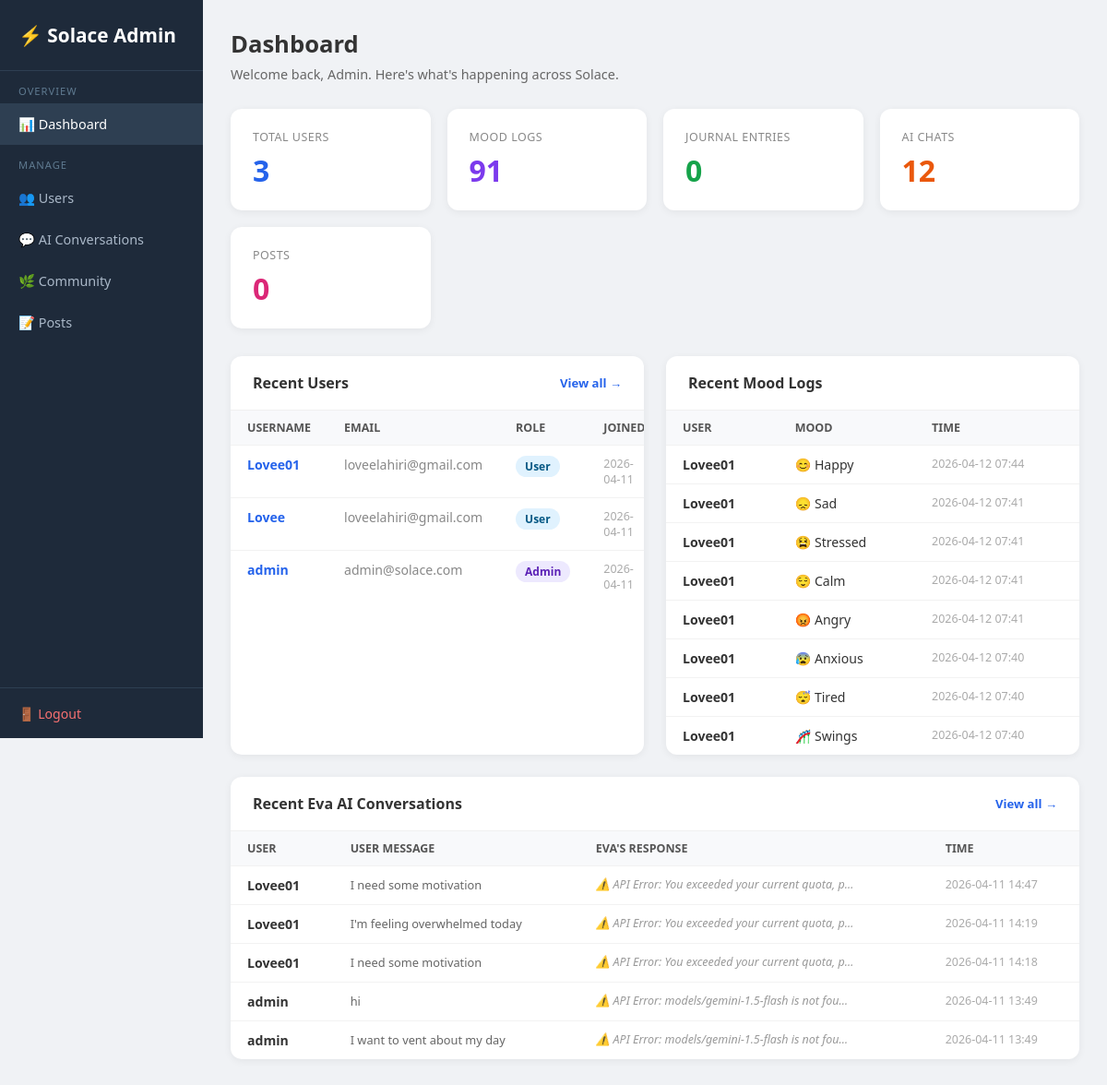
Page /admin (signed in) on the earlier database version.
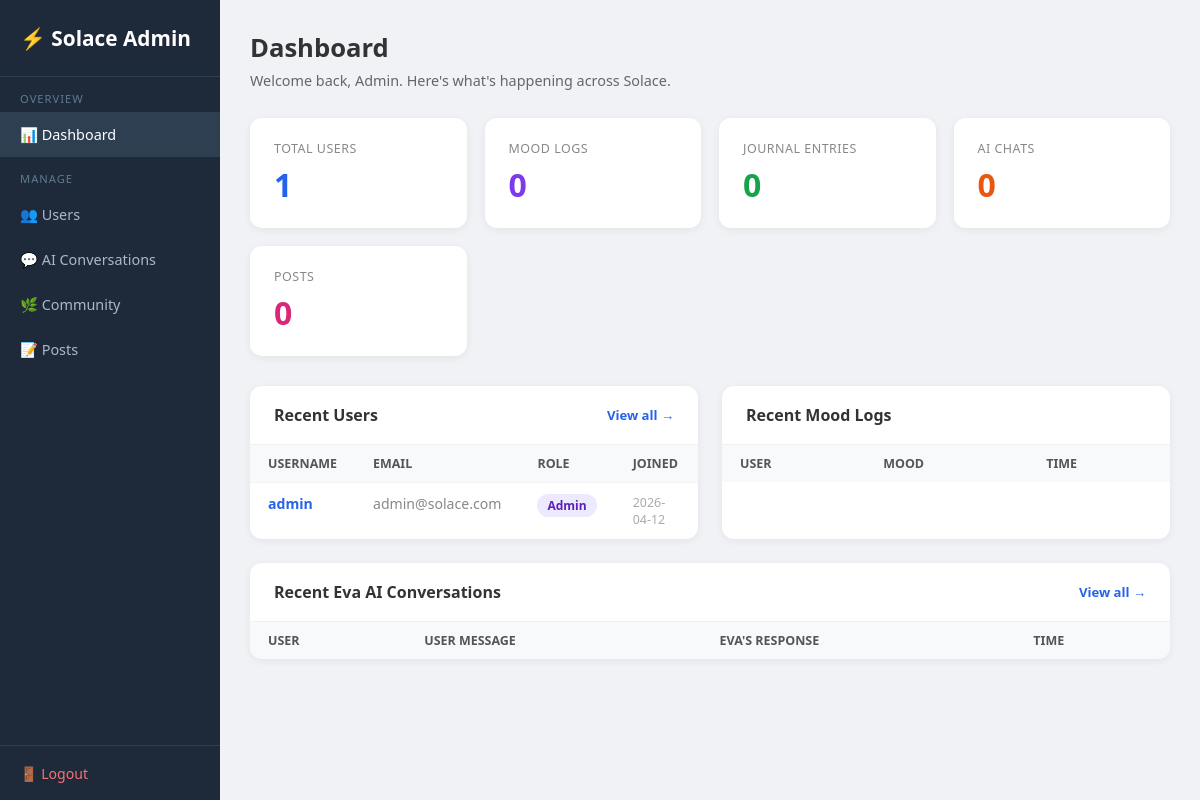
Same page on the later database version.
### tables this page shows
CREATE TABLE users (
                id         INTEGER PRIMARY KEY AUTOINCREMENT,
                username   TEXT UNIQUE NOT NULL,
                email      TEXT NOT NULL,
                password   TEXT NOT NULL,
                is_admin   INTEGER DEFAULT 0,
                created_at DATETIME DEFAULT CURRENT_TIMESTAMP
            );

CREATE TABLE mood_logs (
                id        INTEGER PRIMARY KEY AUTOINCREMENT,
                user_id   INTEGER NOT NULL REFERENCES users(id),
                mood      TEXT NOT NULL,
                timestamp DATETIME DEFAULT CURRENT_TIMESTAMP
            );

CREATE TABLE chat_history (
                id           INTEGER PRIMARY KEY AUTOINCREMENT,
                session_id   TEXT,
                user_id      INTEGER REFERENCES users(id),
                user_message TEXT,
                ai_response  TEXT,
                timestamp    DATETIME DEFAULT CURRENT_TIMESTAMP
            );

### app.py (the view)
@app.route("/admin")
@admin_required
def admin_dashboard() -> Any:
    with get_db() as conn:
        total_users   = conn.execute("SELECT COUNT(*) FROM users").fetchone()[0]
        total_moods   = conn.execute("SELECT COUNT(*) FROM mood_logs").fetchone()[0]
        total_journals= conn.execute("SELECT COUNT(*) FROM journals").fetchone()[0]
        total_chats   = conn.execute("SELECT COUNT(*) FROM chat_history").fetchone()[0]
        total_posts   = conn.execute("SELECT COUNT(*) FROM posts").fetchone()[0]
        recent_users = conn.execute(
            "SELECT id, username, email, is_admin, created_at FROM users ORDER BY created_at DESC LIMIT 5"
        ).fetchall()
        recent_moods = conn.execute("""
            SELECT u.username, ml.mood, ml.timestamp
            FROM mood_logs ml JOIN users u ON ml.user_id=u.id
            ORDER BY ml.timestamp DESC LIMIT 8
        """).fetchall()
        recent_chats = conn.execute("""
            SELECT u.username, ch.user_message, ch.ai_response, ch.timestamp
            FROM chat_history ch JOIN users u ON ch.user_id=u.id
            ORDER BY ch.timestamp DESC LIMIT 5
        """).fetchall()
    return render_template(
        "admin/dashboard.html",
        total_users=total_users, total_moods=total_moods,
        total_journals=total_journals, total_chats=total_chats,
        total_posts=total_posts,
        recent_users=recent_users, recent_moods=recent_moods,
        recent_chats=recent_chats,
    )

### app.py (called while the page is built)
def get_db() -> sqlite3.Connection:
    conn = sqlite3.connect("database.db")
    conn.row_factory = sqlite3.Row
    return conn

def admin_required(f: Any) -> Any:
    @wraps(f)
    def dec(*args: Any, **kwargs: Any) -> Any:
        if "user_id" not in session or not session.get("is_admin"):
            flash("Admin access required.")
            return redirect(url_for("login_page"))
        return f(*args, **kwargs)
    return dec

### templates/admin/dashboard.html (shortened to what this page needs)
<!DOCTYPE html>
<html lang="en">
<head>
</head>
<body>
<div class="sidebar">
  <div class="logo">⚡ Solace Admin</div>
  <nav>
    <div class="sl">Overview</div>
    <a href="/admin" class="active">📊 Dashboard</a>
    <div class="sl">Manage</div>
    <a href="/admin/users">👥 Users</a>
    <a href="/admin/chats">💬 AI Conversations</a>
    <a href="/admin/community">🌿 Community</a>
    <a href="/admin/posts">📝 Posts</a>
  </nav>
  <div class="bot"><a href="/logout">🚪 Logout</a></div>
</div>
<div class="main">
  <div class="page-title">Dashboard</div>
  <div class="page-sub">Welcome back, Admin. Here's what's happening across Solace.</div>
  <div class="stats">
    <div class="stat-card blue"><div class="label">Total Users</div><div class="value">{{ total_users }}</div></div>
    <div class="stat-card purple"><div class="label">Mood Logs</div><div class="value">{{ total_moods }}</div></div>
    <div class="stat-card green"><div class="label">Journal Entries</div><div class="value">{{ total_journals }}</div></div>
    <div class="stat-card orange"><div class="label">AI Chats</div><div class="value">{{ total_chats }}</div></div>
    <div class="stat-card pink"><div class="label">Posts</div><div class="value">{{ total_posts }}</div></div>
  </div>
  <div class="grid2">
    <div class="card">
      <div class="card-header">Recent Users <a href="/admin/users">View all →</a></div>
      <table>
        <thead><tr><th>Username</th><th>Email</th><th>Role</th><th>Joined</th></tr></thead>
        <tbody>
          {% for u in recent_users %}
          <tr>
            <td><a href="/admin/users/{{ u.id }}" style="color:#2563eb;text-decoration:none;font-weight:600">{{ u.username }}</a></td>
            <td style="color:#888">{{ u.email }}</td>
            <td><span class="badge {{ 'admin' if u.is_admin else 'user' }}">{{ 'Admin' if u.is_admin else 'User' }}</span></td>
            <td style="color:#aaa;font-size:0.78rem">{{ (u.created_at or '')[:10] }}</td>
          </tr>
          {% endfor %}
        </tbody>
      </table>
    </div>
    <div class="card">
      <div class="card-header">Recent Mood Logs</div>
      <table>
        <thead><tr><th>User</th><th>Mood</th><th>Time</th></tr></thead>
        <tbody>
          {% for m in recent_moods %}
          <tr>
            <td style="font-weight:600">{{ m.username }}</td>
            <td>{% if m.mood=='happy'%}😊{%elif m.mood=='sad'%}😞{%elif m.mood=='angry'%}😡{%elif m.mood=='anxious'%}😰{%elif m.mood=='calm'%}😌{%elif m.mood=='stressed'%}😫{%elif m.mood=='tired'%}😴{%elif m.mood=='Fear'%}😨{%elif m.mood=='swings'%}🎢{%endif%} {{ m.mood.capitalize() }}</td>
            <td style="color:#aaa;font-size:0.78rem">{{ (m.timestamp or '')[:16] }}</td>
          </tr>
          {% endfor %}
        </tbody>
      </table>
    </div>
  </div>
  <div class="card">
    <div class="card-header">Recent Eva AI Conversations <a href="/admin/chats">View all →</a></div>
    <table>
      <thead><tr><th>User</th><th>User Message</th><th>Eva's Response</th><th>Time</th></tr></thead>
      <tbody>
        {% for c in recent_chats %}
        <tr>
          <td style="font-weight:600">{{ c.username }}</td>
          <td><div class="preview">{{ c.user_message }}</div></td>
          <td><div class="ai-prev">{{ c.ai_response }}</div></td>
          <td style="color:#aaa;font-size:0.78rem">{{ (c.timestamp or '')[:16] }}</td>
        </tr>
        {% endfor %}
      </tbody>
    </table>
  </div>
</div>
</body>
</html>

Differences in the rows shown:
removed users: username "Lovee01", email "loveelahiri@gmail.com", is_admin "User", created_at "2026-04-11"
removed users: username "Lovee", email "loveelahiri@gmail.com", is_admin "User", created_at "2026-04-11"
removed mood_logs: username "Lovee01", mood "Happy", timestamp "2026-04-12 07:44"
removed mood_logs: username "Lovee01", mood "Sad", timestamp "2026-04-12 07:41"
removed mood_logs: username "Lovee01", mood "Stressed", timestamp "2026-04-12 07:41"
removed mood_logs: username "Lovee01", mood "Calm", timestamp "2026-04-12 07:41"
removed mood_logs: username "Lovee01", mood "Angry", timestamp "2026-04-12 07:41"
removed mood_logs: username "Lovee01", mood "Anxious", timestamp "2026-04-12 07:40"
removed mood_logs: username "Lovee01", mood "Tired", timestamp "2026-04-12 07:40"
removed mood_logs: username "Lovee01", mood "Swings", timestamp "2026-04-12 07:40"
removed chat_history: username "Lovee01", user_message "I need some motivation", ai_response "⚠️ API Error: You exceeded your current quota, p…", timestamp "2026-04-11 14:47"
removed chat_history: username "Lovee01", user_message "I'm feeling overwhelmed today", ai_response "⚠️ API Error: You exceeded your current quota, p…", timestamp "2026-04-11 14:19"
removed chat_history: username "Lovee01", user_message "I need some motivation", ai_response "⚠️ API Error: You exceeded your current quota, p…", timestamp "2026-04-11 14:18"
removed chat_history: username "admin", user_message "hi", ai_response "⚠️ API Error: models/gemini-1.5-flash is not fou…", timestamp "2026-04-11 13:49"
removed chat_history: username "admin", user_message "I want to vent about my day", ai_response "⚠️ API Error: models/gemini-1.5-flash is not fou…", timestamp "2026-04-11 13:49"
changed users "admin": created_at "2026-04-11" → "2026-04-12"
Other differences:
{{ total_users }}: "3" → "1"
{{ total_moods }}: "91" → "0"
{{ total_chats }}: "12" → "0"
